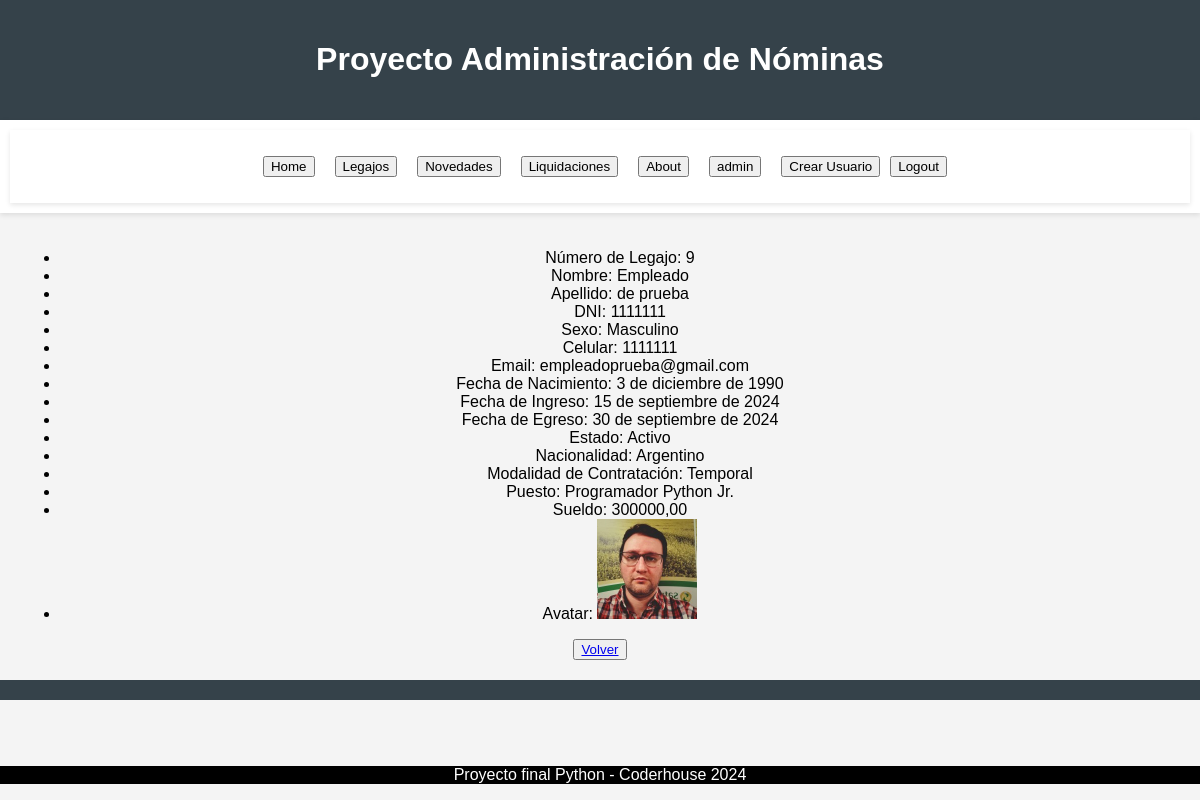
The page /empleado/detail/9 (signed in) on the database its author committed.
### nominas/models.py (models this page shows, shortened)
class Empleado(models.Model):
    SEXO_CHOICES = [
        ('M', 'Masculino'),
        ('F', 'Femenino'),
    ]
    ESTADO_CHOICES = [
        ('A', 'Activo'),
        ('P', 'Pasivo'),
    ]
    MOD_CONTRATACION_CHOICES = [
        ('T', 'Temporal'),
        ('P', 'Permanente'),
    ]
    nro_legajo = models.AutoField(primary_key=True)
    nombre_empleado = models.CharField(max_length=50)
    apellido_empleado = models.CharField(max_length=50)
    dni = models.CharField(max_length=8)
    sexo_empleado = models.CharField(max_length=1, choices=SEXO_CHOICES)  # Elección entre Masculino y Femenino
    celular = models.CharField(max_length=30, blank=True, null=True)
    mail = models.CharField(max_length=50, blank=True, null=True)
    fecha_de_nacimiento = models.DateField(verbose_name='Fecha de Nacimiento')
    fecha_de_ingreso = models.DateField()
    fecha_de_egreso = models.DateField(blank=True, null=True)
    estado = models.CharField(max_length=1, choices=ESTADO_CHOICES)  # Elección entre Activo y Pasivo
    nacionalidad = models.CharField(max_length=100)  # Campo para ingresar el país a mano
    mod_contratacion = models.CharField(max_length=1, choices=MOD_CONTRATACION_CHOICES, blank=True, null=True)  # Elección entre Temporal y Permanente
    puesto = models.CharField(max_length=100)
    sueldo = models.DecimalField(max_digits=10, decimal_places=2)
    avatar = models.ImageField(upload_to='avatares', blank=True, null=True)

### nominas/views.py (the view)
# urls.py: path('empleado/detail/<int:pk>', views.empleado_detail, name="empleado_detail"),
@login_required
def empleado_detail(request, pk: int):
    query = Empleado.objects.get(nro_legajo=pk)
    context = {'object': query}
    return render(request, 'nominas/empleado_detail.html', context)

### nominas/templates/nominas/empleado_detail.html (shortened to what this page needs)
{% extends 'core/base.html' %}
{% block main %}
    <ul>
        <li>Número de Legajo: {{ object.nro_legajo }}</li>
        <li>Nombre: {{ object.nombre_empleado }}</li>
        <li>Apellido: {{ object.apellido_empleado }}</li>
        <li>DNI: {{ object.dni }}</li>
        <li>Sexo: {{ object.get_sexo_empleado_display }}</li>
        <li>Celular: {{ object.celular }}</li>
        <li>Email: {{ object.mail }}</li>
        <li>Fecha de Nacimiento: {{ object.fecha_de_nacimiento }}</li>
        <li>Fecha de Ingreso: {{ object.fecha_de_ingreso }}</li>
        <li>Fecha de Egreso: {{ object.fecha_de_egreso }}</li>
        <li>Estado: {{ object.get_estado_display }}</li>
        <li>Nacionalidad: {{ object.nacionalidad }}</li>
        <li>Modalidad de Contratación: {{ object.get_mod_contratacion_display }}</li>
        <li>Puesto: {{ object.puesto }}</li>
        <li>Sueldo: {{ object.sueldo|floatformat:2 }}</li>
        <li>
            Avatar:
            {% if object.avatar %}
                <img src="{{ object.avatar.url }}" alt="Avatar de {{ object.nombre_empleado }}" style="width: 100px; height: auto;">
            {% else %}
                <p>No hay imagen disponible.</p>
            {% endif %}
        </li>
    </ul>
    <button>
        <a href="{% url 'nominas:empleado_list' %}">Volver</a>
    </button>
{% endblock main %}

### core/templates/core/componentes/navbar.html (shortened to what this page needs)
<nav>
    <ul style="display: flex; justify-content: center; list-style-type: none; padding: 0;">
        <li><a href="{% url 'core:index' %}"><button>Home</button></a></li>
        {% if user.is_authenticated %}
            <li><a href="{% url 'nominas:empleado_list' %}"><button>Legajos</button></a></li>
            <li><a href="{% url 'nominas:novedad_list' %}"><button>Novedades</button></a></li>
            <li><a href="{% url 'nominas:liquidacion_list' %}"><button>Liquidaciones</button></a></li>
            <li><a href="{% url 'core:about' %}"><button>About</button></a></li>
            <li><a href="{% url 'core:profile' %}"><button>{{ user.username }}</button></a></li>
            <li><a href="{% url 'core:register' %}"><button>Crear Usuario</button></a></li>
            <li>
                <form action="{% url 'core:logout' %}" method="post" style="margin: 0; display: inline;">
                    <button type="submit">Logout</button>
                </form>
            </li>
        {% else %}
            <li><a href="{% url 'core:login' %}"><button>Login</button></a></li>
        {% endif %}
    </ul>
</nav>

### core/static/css/styles.css (style rules this page uses)
body { font-family: Arial, sans-serif; margin: 0; padding: 0; background-color: #f4f4f4; }
nav { background-color: #ffffff; padding: 10px; box-shadow: 0 2px 5px rgba(0,0,0,0.1); }
nav a { margin: 0 10px; text-decoration: none; color: #35424a; }

### rows shown on the page
Empleado: nro_legajo "9", nombre_empleado "Empleado", apellido_empleado "de prueba", dni "1111111", sexo_empleado "Masculino", celular "1111111", mail "empleadoprueba@gmail.com", fecha_de_nacimiento "3 de diciembre de 1990", fecha_de_ingreso "15 de septiembre de 2024", fecha_de_egreso "30 de septiembre de 2024", estado "Activo", nacionalidad "Argentino", mod_contratacion "Temporal", puesto "Programador Python Jr.", sueldo "300000,00", avatar (picture)

### other values the page prints
{{ user.username }} "admin"
